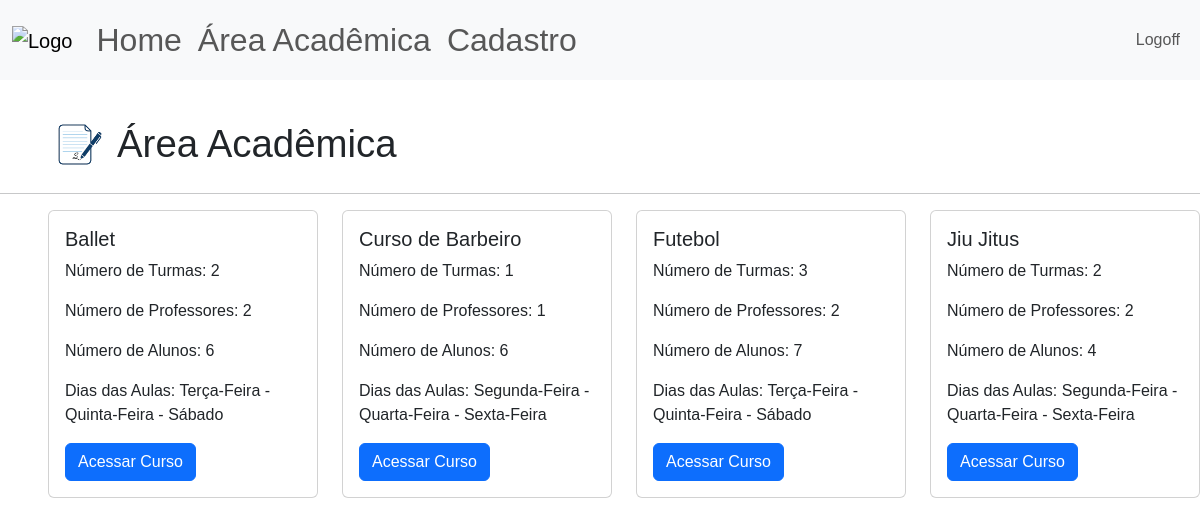
The app's page /area-academica (signed in) with its own data.
### site_verbo_amar/models.py (models this page shows)
class Atividade(database.Model):
    id = database.Column(database.Integer, primary_key=True)
    atividade = database.Column(database.String, nullable=False, unique=True)
    dias_aula = database.Column(database.String, nullable=False)

### site_verbo_amar/routes.py (the view)
@app.route("/area-academica", methods=['POST','GET'])
@login_required
def area_academica():
    atividades = carregar_nome_atividades()
    atividades = carregar_turmas(atividades)
    return render_template("area_academica.html", atividades=atividades)

### site_verbo_amar/models.py (called while the page is built)
@login_manager.user_loader
def load_user(id_usuario):
    return Usuario.query.get(int(id_usuario))

### site_verbo_amar/routes.py (called while the page is built)
def carregar_nome_atividades():
    dict_ativ = {}
    atividades = Atividade.query.order_by(Atividade.atividade.asc()).all()
    for ativ in atividades:
        dict_ativ[ativ.id] = {"nome_atividade":ativ.atividade,
                              "dias_aula":ativ.dias_aula.replace(";",' - '),
                              "turmas":0,
                              "professores":[],
                              "alunos":0,
                              "n_professores":0}
    return dict_ativ

def carregar_turmas(dict_ativ):
    turmas = Turma.query.order_by(Turma.id_atividade.asc()).all()
    for ativ in dict_ativ:
        for id in turmas:
            if ativ == id.id_atividade:
                dict_ativ[ativ]['turmas'] += 1
                total_alunos = len(id.id_aluno) - id.id_aluno.count(';')
                dict_ativ[ativ]['alunos'] += total_alunos
                if not id.id_professor in dict_ativ[ativ]['professores']:
                    dict_ativ[ativ]['professores'].append(id.id_professor)
                    dict_ativ[ativ]['n_professores'] +=1
    return dict_ativ

### site_verbo_amar/templates/area_academica.html
{% extends 'base.html'%}
{% block body %}
<div class = "d-flex align-items-center gap-1", style="padding-left: 3rem; padding-top: 2rem;">
    <img src="{{url_for('static', filename='academica_logo.png')}}" alt="study" height="65">
    <h1 style="font-size: 2.4rem; font-weight: 500; line-height: 1.2; margin: 0;">Área Acadêmica</h1>
</div>
<hr>
<div class="row" style="padding-left: 3rem;">
{% for ativ in atividades %}
    <div class="col-sm-3 mb-3 mb-sm-0">
      <div class="card">
        <div class="card-body">
          <h5 class="card-title">{{atividades[ativ]["nome_atividade"]}}</h5>
          <p class="card-text">Número de Turmas: {{atividades[ativ]["turmas"]}}</p>
          <p class="card-text">Número de Professores: {{atividades[ativ]["n_professores"]}}</p>
          <p class="card-text">Número de Alunos: {{atividades[ativ]["alunos"]}}</p>
          <p class="card-text">Dias das Aulas: {{atividades[ativ]["dias_aula"]}}</p>
          <a href="{{ url_for('exibir_turmas', nome=atividades[ativ]['nome_atividade']) }}" class="btn btn-primary">Acessar Curso</a>
        </div>
      </div>
    </div>
 {% endfor %}
</div>
{% endblock %}

### site_verbo_amar/static/main.css (style rules this page uses)
* { font-family:'Poppins', sans-serif; }

### records on screen
Atividade: atividade "Ballet"
Atividade: atividade "Curso de Barbeiro"
Atividade: atividade "Futebol"
Atividade: atividade "Jiu Jitus"

### other values on screen
{{ atividades[ativ]["turmas"] }} "2" "1" "3" "2"
{{ atividades[ativ]["n_professores"] }} "2" "1" "2" "2"
{{ atividades[ativ]["alunos"] }} "6" "6" "7" "4"
{{ atividades[ativ]["dias_aula"] }} "Terça-Feira - Quinta-Feira - Sábado" "Segunda-Feira - Quarta-Feira - Sexta-Feira" "Terça-Feira - Quinta-Feira - Sábado" "Segunda-Feira - Quarta-Feira - Sexta-Feira"
